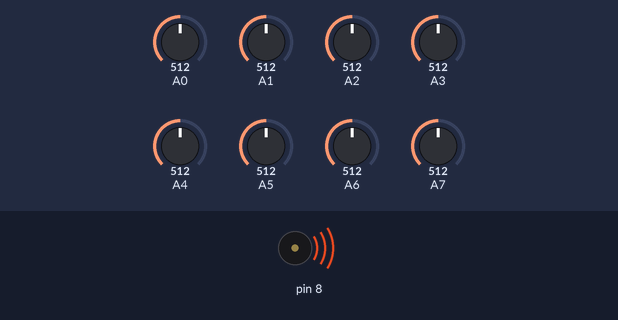
Simulated run of this sketch. Board: Arduino Nano, built for the host (arithmetic inside an expression is 32-bit, double 64-bit). Parts: buzzer (waves = sounding). Inputs (shaded band) come from the test bench; at power-on: A0 = 512, A1 = 512, A2 = 512, A3 = 512, A4 = 512, A5 = 512, A6 = 512, A7 = 512. What the sketch prints to the serial monitor is not drawn.

Above: at 0.1 s.
Timing chart, 0 to 1.6 s (numbered marks = the images above):
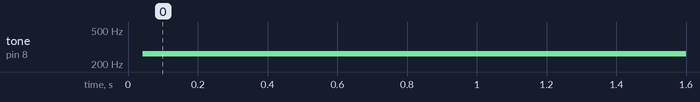

Measured:
- by itself, tone on pin 8: silent → 262 Hz at 0.04 s

The sketch:

stairsFall2016.ino
```cpp
#define NOTE_B0  31
#define NOTE_C1  33
#define NOTE_CS1 35
#define NOTE_D1  37
#define NOTE_DS1 39
#define NOTE_E1  41
#define NOTE_F1  44
#define NOTE_FS1 46
#define NOTE_G1  49
#define NOTE_GS1 52
#define NOTE_A1  55
#define NOTE_AS1 58
#define NOTE_B1  62
#define NOTE_C2  65
#define NOTE_CS2 69
#define NOTE_D2  73
#define NOTE_DS2 78
#define NOTE_E2  82
#define NOTE_F2  87
#define NOTE_FS2 93
#define NOTE_G2  98
#define NOTE_GS2 104
#define NOTE_A2  110
#define NOTE_AS2 117
#define NOTE_B2  123
#define NOTE_C3  131
#define NOTE_CS3 139
#define NOTE_D3  147
#define NOTE_DS3 156
#define NOTE_E3  165
#define NOTE_F3  175
#define NOTE_FS3 185
#define NOTE_G3  196
#define NOTE_GS3 208
#define NOTE_A3  220
#define NOTE_AS3 233
#define NOTE_B3  247
#define NOTE_C4  262
#define NOTE_CS4 277
#define NOTE_D4  294
#define NOTE_DS4 311
#define NOTE_E4  330
#define NOTE_F4  349
#define NOTE_FS4 370
#define NOTE_G4  392
#define NOTE_GS4 415
#define NOTE_A4  440
#define NOTE_AS4 466
#define NOTE_B4  494
#define NOTE_C5  523
#define NOTE_CS5 554
#define NOTE_D5  587
#define NOTE_DS5 622
#define NOTE_E5  659
#define NOTE_F5  698
#define NOTE_FS5 740
#define NOTE_G5  784
#define NOTE_GS5 831
#define NOTE_A5  880
#define NOTE_AS5 932
#define NOTE_B5  988
#define NOTE_C6  1047
#define NOTE_CS6 1109
#define NOTE_D6  1175
#define NOTE_DS6 1245
#define NOTE_E6  1319
#define NOTE_F6  1397
#define NOTE_FS6 1480
#define NOTE_G6  1568
#define NOTE_GS6 1661
#define NOTE_A6  1760
#define NOTE_AS6 1865
#define NOTE_B6  1976
#define NOTE_C7  2093
#define NOTE_CS7 2217
#define NOTE_D7  2349
#define NOTE_DS7 2489
#define NOTE_E7  2637
#define NOTE_F7  2794
#define NOTE_FS7 2960
#define NOTE_G7  3136
#define NOTE_GS7 3322
#define NOTE_A7  3520
#define NOTE_AS7 3729
#define NOTE_B7  3951
#define NOTE_C8  4186
#define NOTE_CS8 4435
#define NOTE_D8  4699
#define NOTE_DS8 4978

  int notearray[8];
  int oldnotearray[8];
  int boolarray[8];

  int notefrequencies[] = {
  NOTE_C4,
  NOTE_D4,
  NOTE_E4,
  NOTE_F4,
  NOTE_G4,
  NOTE_A4,
  NOTE_B4,
  NOTE_C5
  };

void setup() {
  analogReference(INTERNAL2V56);
   Serial.begin(9600);      // open the serial port at 9600 bps:


  //
}

void initarray()
{
  for (int i=0; i<8; i++)
    notearray[i]=0;
}

void displayarray()
{
  for (int i=0; i<8; i++)
  {
    Serial.print(boolarray[i]);
  }
  Serial.print("\n");
}

void updatearray()
{
 // initarray();

  for (int i=0; i<8; i++)
  {
    oldnotearray[i]=notearray[i];
  }
  notearray[0]= analogRead(A0);
  notearray[1]= analogRead(A1);
  notearray[2]= analogRead(A2);
  notearray[3]= analogRead(A3);
  notearray[4]= analogRead(A4);
  notearray[5]= analogRead(A5);
  notearray[6]= analogRead(A6);
  notearray[7]= analogRead(A7);


  for (int i=0; i<8; i++)
  {
    if (notearray[i]>200 && oldnotearray[i]>200)
    {
      boolarray[i]=1;
    }
    else
    {
      boolarray[i]=0;
    }
  }

}

void loop()
{

  int noteplayed=0;
  updatearray();
  displayarray();
  delay(20);
  for (int i=0; i<8 && noteplayed==0; i++)
  {
    if (boolarray[i]>0 /* && i != 5 */ )
    {
      tone(8, notefrequencies[i], 30);
      noteplayed=1;
    }
  }
  if (noteplayed==0) noTone(8); //no note played


}

/*
//Old loop function
void loop() {
  int distance1 = analogRead(A0);
  if (distance1 > 200){
    tone(8, NOTE_C4, 20);
    }
  int distance2 = analogRead(A1);
  if (distance2 > 220){
    tone(8, NOTE_D4, 20);
    }
  int distance3 = analogRead(A2);
    if (distance3 > 200){
    tone(8, NOTE_E4, 20);
    }
  int distance4 = analogRead(A3);
    if (distance4 > 200){
    tone(8, NOTE_F4, 20);
    }
  int distance5 = analogRead(A4);
    if (distance5 > 200){
    tone(8, NOTE_G4, 20);
    }
  int distance6 = analogRead(A5);
    if (distance6 > 200){
    tone(8, NOTE_A5, 20);
    }
  int distance7 = analogRead(A6);
    if (distance7 > 200){
    tone(8, NOTE_B5, 20);
    }
}
*/
```
